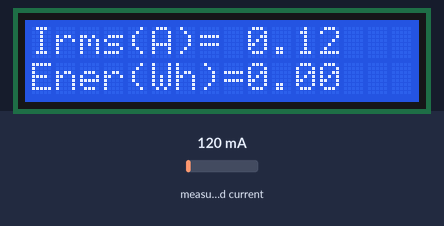
Recording of a sketch running on a simulated Arduino Uno, built with avr-gcc and run on an emulated ATmega328P. Shown: 16×2 character LCD. Inputs (shaded band) come from the test bench; at power-on: measured current 120 mA.

Above: at 1.2 s.
1.3 s: measured current set to 40 mA
At 2.7 s:
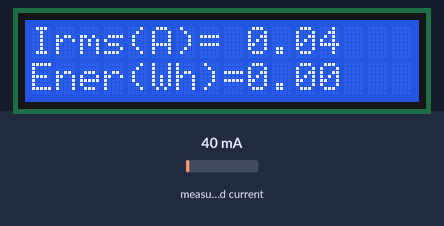
5.7 s: measured current set to 500 mA
At 7.0 s:
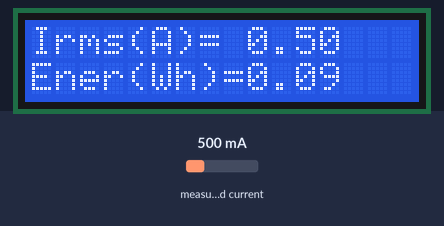
8.8 s: measured current set to 1000 mA
At 10.1 s:
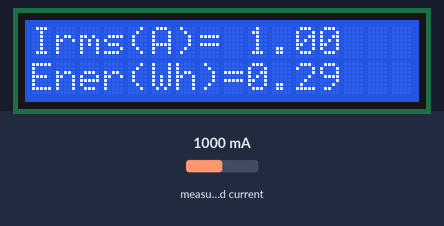
Timing chart, 0 to 11.8 s (numbered marks = the images above; inputs shaded):
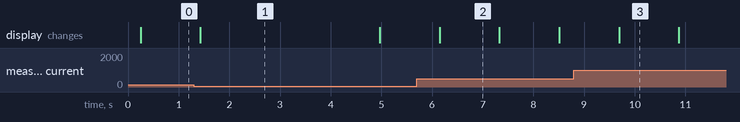

The sketch:

Medidor_Energia.ino
```cpp
#include "EmonLib.h"
#include <LiquidCrystal.h>

#define Vrede 129     // define a tensão RMS da rede(valor lido com multimetro)
#define InputSCT 2    // define o canal analógico para o sinal do SCT = pino A2

#define LCD_RS 9                // definição dos pinos do LCD
#define LCD_E 8
#define LCD_D4 3
#define LCD_D5 4
#define LCD_D6 5
#define LCD_D7 6
#define I_calibration 60         // fator de calibração da corrente - leia minhas dicas no tutorial


EnergyMonitor EnerMonitor;       //Cria uma instancia da classe EnergyMonitor
LiquidCrystal lcd(LCD_RS, LCD_E, LCD_D4, LCD_D5, LCD_D6, LCD_D7);
double Irms = 0 ;
float Tempo = 0;

void setup()
{
  lcd.begin(16, 2);                         // configura LCD 16 colunas x 2 linhas
  lcd.clear();                              // limpa tela do LCD

  EnerMonitor.current(InputSCT, I_calibration);   // configura pino SCT e fator de calibração

  lcd.setCursor(0,0);                       // seleciona coluna 0, linha 0
  lcd.print("Irms(A)=");                    // mostra texto
  lcd.setCursor(0,1);                       // seleciona coluna 0, linha 1
  lcd.print("Ener(Wh)=");                   // mostra texto
}

void loop()
{
  Irms = EnerMonitor.calcIrms(1480);         // calculo da corrente RMS
  lcd.setCursor(9,0);                        // seleciona coluna 9, linha 0
  lcd.print(Irms);                           // mostra valor da corrente
  lcd.setCursor(9,1);                        // seleciona coluna 9, linha 1
  lcd.print(Irms*Vrede*(Tempo/3600));        // calculo de Watt/hora
  Tempo++;                                   // incrementa Tempo
  delay(1000);                               // atraso de 1 segundo
}
```

Measured:
- after the input at 5.7 s, the display: changes after 0.45 s (image 2)
- what the display in image 1 shows lasts 3.6 s, from 1.4 s to 5.0 s
- what the display in image 2 shows lasts 1.2 s, from 6.1 s to 7.3 s
